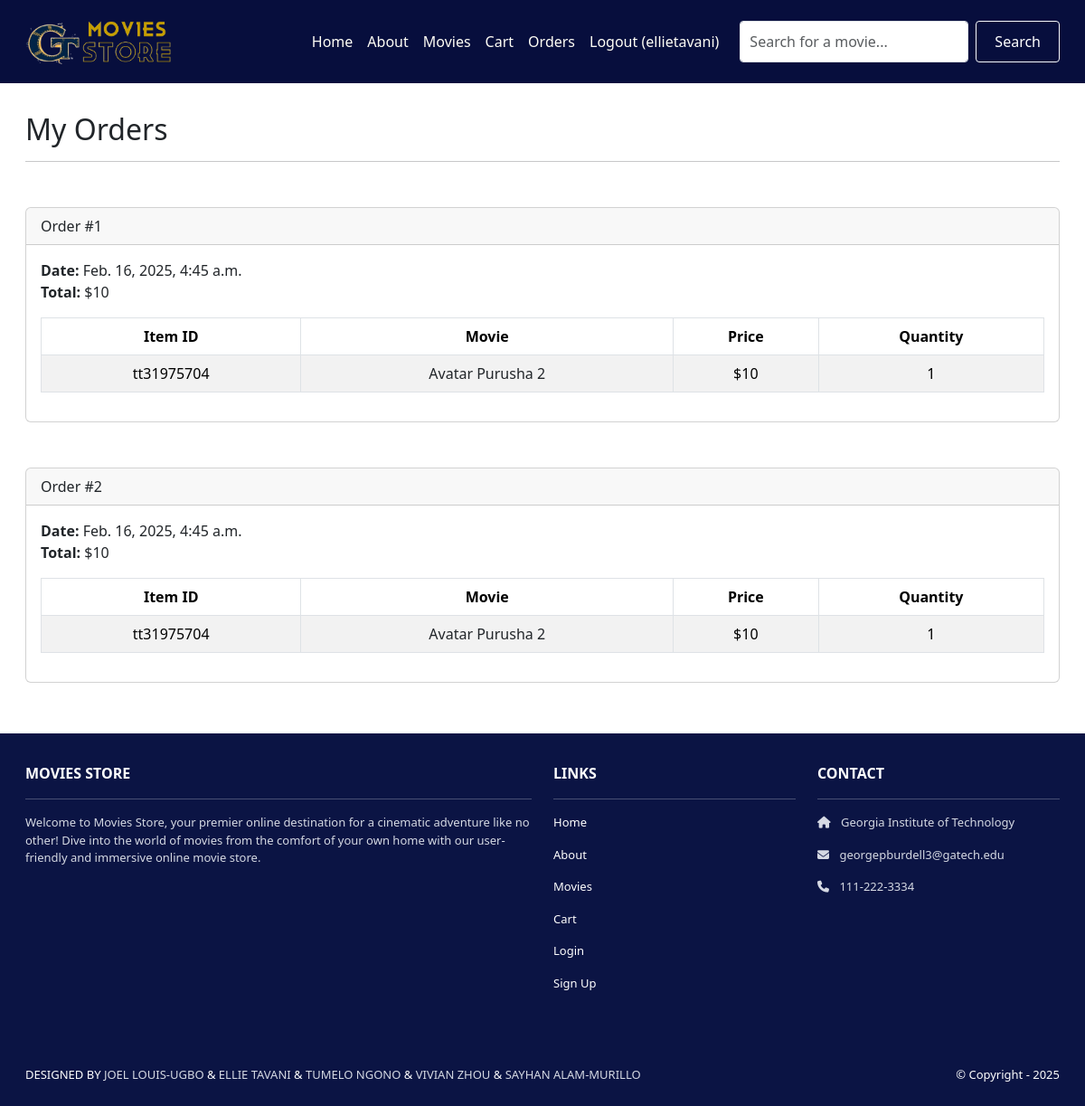
The page /accounts/orders/ (signed in) on the database as committed earlier.
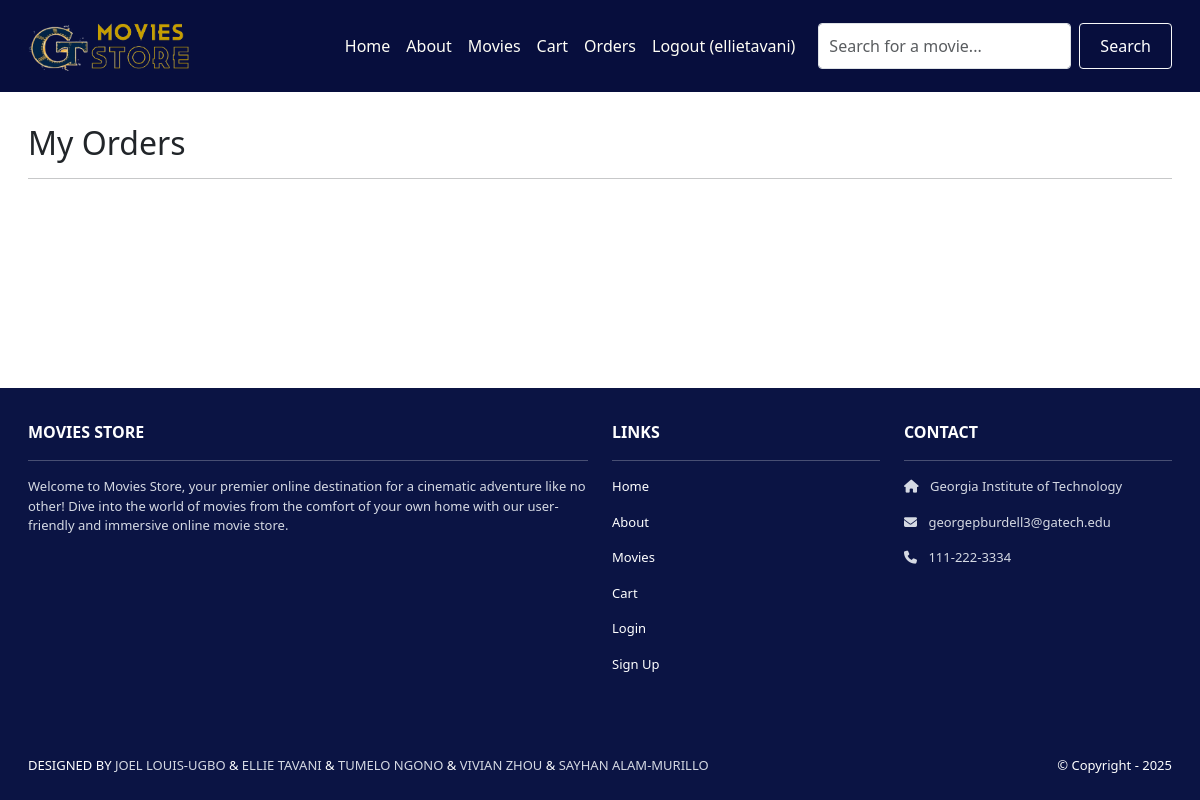
The same page on the database as committed later.
### cart/models.py (models this page shows, shortened)
class Order(models.Model):
     id = models.AutoField(primary_key=True)
     total = models.IntegerField()
     date = models.DateTimeField(auto_now_add=True)
     user = models.ForeignKey(User,
        on_delete=models.CASCADE)

class Item(models.Model):
     id = models.AutoField(primary_key=True)
     price = models.IntegerField()
     quantity = models.IntegerField()
     order = models.ForeignKey(Order,
        on_delete=models.CASCADE)
     movie = models.ForeignKey(Movie,
        on_delete=models.CASCADE)

### moviepage/models.py (models this page shows, shortened)
class Movie(models.Model):
    title = models.CharField(max_length=255)
    year = models.CharField(max_length=4, null=True)
    rated = models.CharField(max_length=10, blank=True, null=True)
    released = models.CharField(max_length=20, blank=True, null=True)
    runtime = models.CharField(max_length=20, blank=True, null=True)
    genre = models.CharField(max_length=255, blank=True, null=True)
    director = models.CharField(max_length=255, blank=True, null=True)
    writer = models.CharField(max_length=255, blank=True, null=True)
    actors = models.TextField(blank=True, null=True)
    plot = models.TextField(blank=True, null=True)
    language = models.CharField(max_length=100, blank=True, null=True)
    country = models.CharField(max_length=100, blank=True, null=True)
    awards = models.TextField(blank=True, null=True)
    poster = models.URLField(blank=True, null=True)
    imdb_rating = models.CharField(max_length=5, blank=True, null=True)
    imdb_id = models.CharField(max_length=20, unique=True, null=True)
    created_at = models.DateTimeField(auto_now_add=True)
    updated_at = models.DateTimeField(auto_now=True)
    available = models.BooleanField(default=True)
    price = 10
    status = models.CharField(
        max_length=50,
        choices=[('active', 'Active'), ('archived', 'Archived')],
        default='active'
    )

### accounts/views.py (the view)
# urls.py: path('orders/', views.orders, name='accounts.orders'),
@login_required
def orders(request):
    template_data = {}
    template_data['title'] = 'Orders'
    template_data['orders'] = request.user.order_set.all()
    return render(request, 'accounts/orders.html',
    {'template_data': template_data})

### accounts/templates/accounts/orders.html
{% extends 'base.html' %}
{% block content %}
<div class="p-3">
  <div class="container">
    <div class="row mt-3">
      <div class="col mx-auto mb-3">
        <h2>My Orders</h2>
        <hr />
        {% for order in template_data.orders %}
        <div class="card mb-4">
          <div class="card-header">
            Order #{{ order.id }}
          </div>
          <div class="card-body">
            <b>Date:</b> {{ order.date }}<br />
            <b>Total:</b> ${{ order.total }}<br />
            <table class="table table-bordered
              table-striped text-center mt-3">
              <thead>
                <tr>
                  <th scope="col">Item ID</th>
                  <th scope="col">Movie</th>
                  <th scope="col">Price</th>
                  <th scope="col">Quantity</th>
                </tr>
              </thead>
              <tbody>
                {% for item in order.item_set.all %}
                <tr>
                  <td>{{ item.movie.imdb_id }}</td>
                  <td>
                    <a class="link-dark"
                      href="{% url 'movies.show'
                      id=item.movie.imdb_id %}">
                      {{ item.movie.title }}
                    </a>
                  </td>
                  <td>${{ item.movie.price }}</td>
                  <td>{{ item.quantity }}</td>
                </tr>
                {% endfor %}
              </tbody>
            </table>
          </div>
        </div>
        {% endfor %}
      </div>
    </div>
  </div>
</div>
{% endblock content %}

### GTmovies/templates/base.html (shortened to what this page needs)
<!DOCTYPE html>
<html lang="en">
{% load static %}
<head>
    <link href="https://cdn.jsdelivr.net/npm/bootstrap@5.3.3/dist/css/bootstrap.min.css" rel="stylesheet">
    <link rel="stylesheet" href="https://cdnjs.cloudflare.com/ajax/libs/font-awesome/6.1.1/css/all.min.css">
    <link rel="stylesheet" type="text/css" href="{% static 'css/style.css' %}">
</head>
<body>
<nav class="navbar navbar-dark bg-dark navbar-expand-lg p-3">
    <div class="container">
        <a class="navbar-brand" href="{% url 'home.index' %}">
            <img src="{% static 'img/logo.png' %}" alt="logo" height="50" />
        </a>
        <div class="collapse navbar-collapse" id="navbarNav">
            <ul class="navbar-nav ms-auto">
                <li class="nav-item"><a class="nav-link" href="{% url 'home.index' %}">Home</a></li>
                <li class="nav-item"><a class="nav-link" href="{% url 'home.about' %}">About</a></li>
                <li class="nav-item"><a class="nav-link" href="{% url 'movies.index' %}">Movies</a></li>
                <li class="nav-item"><a class="nav-link" href="{% url 'cart.index' %}">Cart</a></li>
                {% if user.is_authenticated %}
                <li class="nav-item"><a class="nav-link" href="{% url 'accounts.orders' %}">Orders</a></li>
                <li class="nav-item"><a class="nav-link" href="{% url 'accounts.logout' %}">Logout ({{ user.username }})</a></li>
                {% else %}
                <li class="nav-item"><a class="nav-link" href="{% url 'accounts.login' %}">Login</a></li>
                <li class="nav-item"><a class="nav-link" href="{% url 'accounts.signup' %}">Sign Up</a></li>
                {% endif %}
            </ul>
            <form method="get" action="{% url 'moviepage.search_movie' %}" class="d-flex mt-2 mt-lg-0">
                <input class="form-control me-2" type="text" name="query" placeholder="Search for a movie..." aria-label="Search">
                <button class="btn btn-outline-light" type="submit">Search</button>
            </form>
        </div>
    </div>
</nav>
<div class="content-wrapper">
    {% block content %}
    {% endblock content %}
</div>
<section class="p-3 ms-footer">
    <div class="container">
        <div class="row mt-3 text-white">
            <div class="col-md-6 col-lg-6 col-xl-6 mx-auto mb-4">
                <b>MOVIES STORE</b>
                <hr />
                <p>Welcome to Movies Store, your premier online destination for a cinematic adventure like no other!
                    Dive into the world of movies from the comfort of your own home with our user-friendly
                    and immersive online movie store.</p>
            </div>
            <div class="col-md-3 col-lg-3 col-xl-3 mx-auto mb-4">
                <b>LINKS</b>
                <hr />
                <p><a class="nav-link text-white" href="{% url 'home.index' %}">Home</a></p>
                <p><a class="nav-link text-white" href="{% url 'home.about' %}">About</a></p>
                <p><a class="nav-link text-white" href="{% url 'movies.index' %}">Movies</a></p>
                <p><a class="nav-link text-white" href="{% url 'cart.index' %}">Cart</a></p>
                <p><a class="nav-link text-white" href="{% url 'accounts.login' %}">Login</a></p>
                <p><a class="nav-link text-white" href="{% url 'accounts.signup' %}">Sign Up</a></p>
            </div>
            <div class="col-md-3 col-lg-3 col-xl-3 mx-auto mb-4">
                <b>CONTACT</b>
                <hr />
                <p><i class="fas fa-home me-2"></i> Georgia Institute of Technology</p>
                <p><i class="fas fa-envelope me-2"></i> georgepburdell3@gatech.edu</p>
                <p><i class="fas fa-phone me-2"></i> 111-222-3334</p>
            </div>
        </div>
    </div>
</section>
<section class="p-3 ms-footer-bottom">
    <div class="container d-flex justify-content-between">
        <div class="me-5 text-white">
              <span>DESIGNED BY
                  <a href="https://github.com/jlouisugbo/" target="_blank">JOEL LOUIS-UGBO</a> &
                  <a href="https://github.com/elliet28/" target="_blank">ELLIE TAVANI</a> &
                  <a href="https://github.com/TumeloN1/" target="_blank">TUMELO NGONO</a> &
                  <a href="https://github.com/vivvzhou/" target="_blank">VIVIAN ZHOU</a> &
                  <a href="https://github.com/salammurillo/" target="_blank">SAYHAN ALAM-MURILLO</a>
              </span>
        </div>
        <div class="text-white">
            <span>© Copyright - 2025</span>
        </div>
    </div>
</section>
</body>
</html>

### GTmovies/static/css/style.css (style rules this page uses)
html, body { height: 100%; margin: 0; padding: 0; }
.container { max-width: 1250px; }
.bg-dark { background-color: #070e3d !important; }
.navbar { background-color: #070e3d !important; }
.navbar a.nav-link { color: #FFFEF6 !important; }
.navbar-nav { padding-right: 15px; }
.ms-footer, .ms-footer-bottom { background-color: #0b1444 !important; color: white; }
.ms-footer p { color: #d5d9e3; font-size: 13px; }
.ms-footer-bottom span { font-size: 13px; line-height: 38px; }
.ms-footer-bottom a { color: #d5d9e3; text-decoration: none; }
.btn { background-color: #070e3d !important; color: white; border-radius: 0.25rem; padding: 10px 20px; width: 100%; text-align: center; font-size: 1rem; }
.search-btn .form-control, .btn { height: fit-content; display: flex; width: fit-content; }
.form-control { border-radius: 0.25rem; padding: 10px; }
.mt-2 { justify-content: center; align-items: center; }

### GTmovies/templates/base.html (style rules this page uses)
html, body { height: 100vh; display: flex; flex-direction: column; margin: 0; }
.content-wrapper { flex: 1; }
.ms-footer { background: #343a40; color: white; padding: 30px 0; }
.ms-footer-bottom { background: #212529; color: white; padding: 15px 0; text-align: center; }

Rows that differ between the two databases and show on the page:
removed Order: id "1", date "Feb. 16, 2025, 4:45 a.m.", total "10"
removed Item: movie.imdb_id "tt31975704", movie "Avatar Purusha 2", movie.price "10", quantity "1"
removed Order: id "2", date "Feb. 16, 2025, 4:45 a.m.", total "10"
removed Item: movie.imdb_id "tt31975704", movie "Avatar Purusha 2", movie.price "10", quantity "1", shown under "2"
